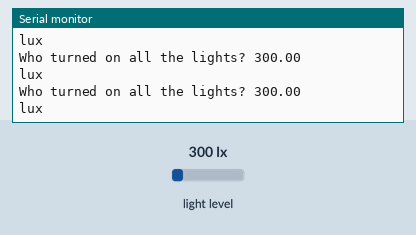
This sketch was run on a simulated Arduino Uno, built with avr-gcc and run on an emulated ATmega328P. Parts: the last lines printed to the serial monitor. The test bench sets the inputs (shaded band); at power-on: light level 300 lx.

Above: at 1.9 s.
2.0 s: light level set to 40 lx
At 2.29 s:
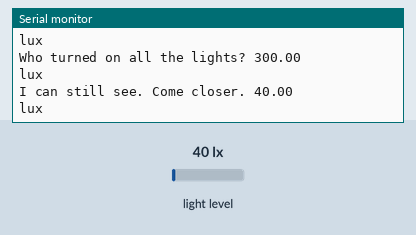
3.8 s: light level set to 500 lx
At 4.15 s:
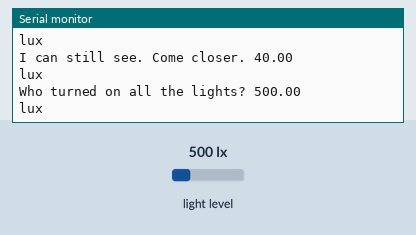

The sketch:

FloraLightSensorMessages.ino
```cpp
#include <Wire.h>
#include <Adafruit_Sensor.h>
#include <Adafruit_TSL2561_U.h>

/* Adafruit SensorApi Adapted by Hsing Wei 2/20/15 for teaching example.
Now spits out messages to Serial Monitor at certain lux threshold values. Alternative output could be to trigger Neopixel strip.
*/

Adafruit_TSL2561_Unified tsl = Adafruit_TSL2561_Unified(TSL2561_ADDR_FLOAT, 12345);

/**************************************************************************/
/*
    Displays some basic information on this sensor from the unified
    sensor API sensor_t type (see Adafruit_Sensor for more information)
*/
/**************************************************************************/
void displaySensorDetails(void)
{
  sensor_t sensor;
  tsl.getSensor(&sensor);
  Serial.println("------------------------------------");
  Serial.print  ("Sensor:       "); Serial.println(sensor.name);
  Serial.print  ("Driver Ver:   "); Serial.println(sensor.version);
  Serial.print  ("Unique ID:    "); Serial.println(sensor.sensor_id);
  Serial.print  ("Max Value:    "); Serial.print(sensor.max_value); Serial.println(" lux");
  Serial.print  ("Min Value:    "); Serial.print(sensor.min_value); Serial.println(" lux");
  Serial.print  ("Resolution:   "); Serial.print(sensor.resolution); Serial.println(" lux");
  Serial.println("------------------------------------");
  Serial.println("");
  delay(500);
}

/**************************************************************************/
/*
    Configures the gain and integration time for the TSL2561
*/
/**************************************************************************/
void configureSensor(void)
{
  /* You can also manually set the gain or enable auto-gain support */
  // tsl.setGain(TSL2561_GAIN_1X);      /* No gain ... use in bright light to avoid sensor saturation */
  // tsl.setGain(TSL2561_GAIN_16X);     /* 16x gain ... use in low light to boost sensitivity */
  tsl.enableAutoRange(true);            /* Auto-gain ... switches automatically between 1x and 16x */

  /* Changing the integration time gives you better sensor resolution (402ms = 16-bit data) */
  tsl.setIntegrationTime(TSL2561_INTEGRATIONTIME_13MS);      /* fast but low resolution */
  // tsl.setIntegrationTime(TSL2561_INTEGRATIONTIME_101MS);  /* medium resolution and speed   */
  // tsl.setIntegrationTime(TSL2561_INTEGRATIONTIME_402MS);  /* 16-bit data but slowest conversions */

  /* Update these values depending on what you've set above! */
  Serial.println("------------------------------------");
  Serial.print  ("Gain:         "); Serial.println("Auto");
  Serial.print  ("Timing:       "); Serial.println("13 ms");
  Serial.println("------------------------------------");
}

/**************************************************************************/
/*
    Arduino setup function (automatically called at startup)
*/
/**************************************************************************/
void setup(void)
{
  Serial.begin(9600);
  Serial.println("Light Sensor Test"); Serial.println("");

  /* Initialise the sensor */
  if(!tsl.begin())
  {
    /* There was a problem detecting the ADXL345 ... check your connections */
    Serial.print("Ooops, no TSL2561 detected ... Check your wiring or I2C ADDR!");
    while(1);
  }

  /* Display some basic information on this sensor */
  displaySensorDetails();

  /* Setup the sensor gain and integration time */
  configureSensor();

  /* We're ready to go! */
  Serial.println("");
}

/**************************************************************************/
/*
    Arduino loop function, called once 'setup' is complete (your own code
    should go here)
*/
/**************************************************************************/
void loop(void)
{
  /* Get a new sensor event */
  sensors_event_t event;
  tsl.getEvent(&event);

  /* Display the results (light is measured in lux) */
  if (event.light< 10)
  {
    Serial.print("Ek! It's way too dark! "); Serial.println(event.light); Serial.println(" lux");
  }
  else if (event.light> 10 && event.light<50)
  {
    Serial.print("I can still see. Come closer. "); Serial.println(event.light); Serial.println("lux");
  }
  else if (event.light>50)
  {
    Serial.print("Who turned on all the lights? "); Serial.println(event.light); Serial.println("lux");
  }
  else
  {
    /* If event.light = 0 lux the sensor is probably saturated
       and no reliable data could be generated! */
    Serial.println("Sensor overload");
  }
  delay(250);
}
```

Measured:
- after the input at 2.0 s, the serial monitor: prints a new line after 0.09 s (image 1)
- after the input at 3.8 s, the serial monitor: prints a new line after 0.14 s (image 2)
